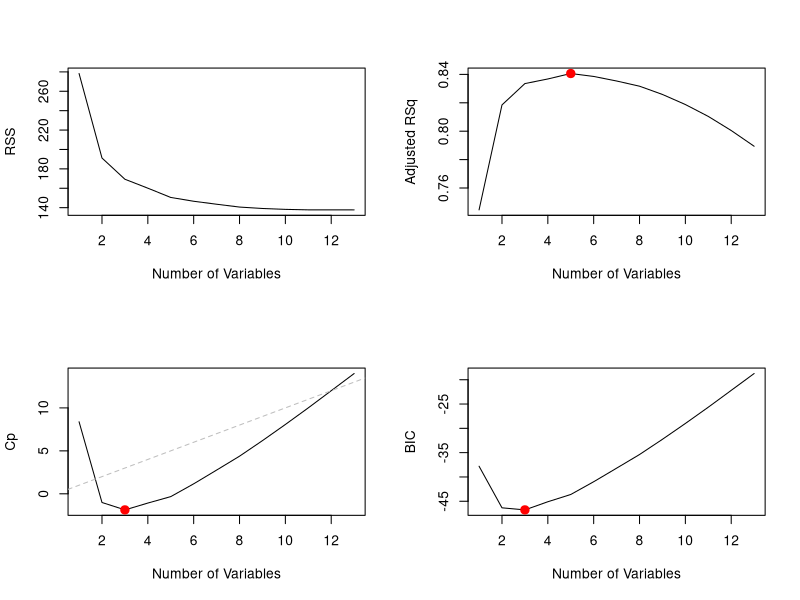
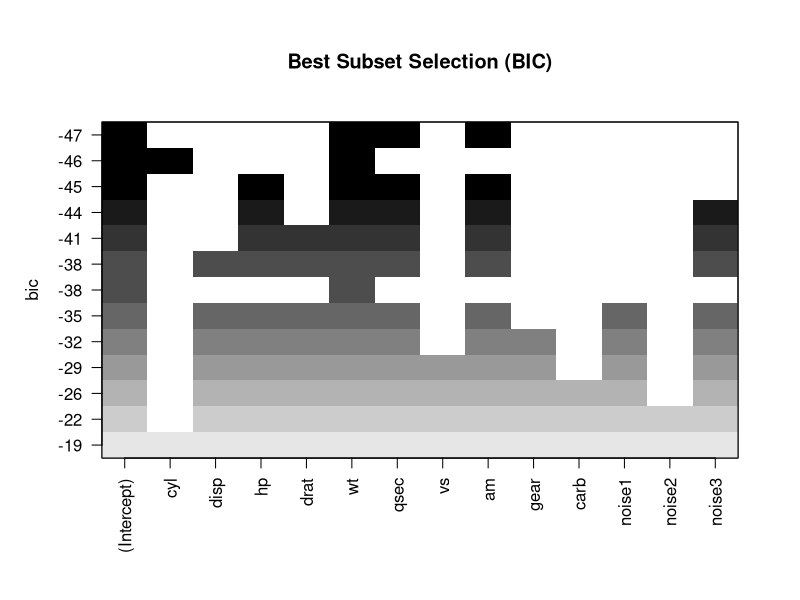

The R source for these figures, in order:
## ---- chunk 1
knitr::opts_chunk$set(echo = TRUE, message = FALSE, warning = FALSE)
library(tidyverse)
library(leaps)    # 最佳子集筛选
library(MASS)     # 逐步回归
library(caret)    # 机器学习工具
set.seed(42)
## ---- chunk 2
# 加载数据
data(mtcars)

# 添加一些随机噪声变量
mtcars_noise <- mtcars %>%
  mutate(
    noise1 = rnorm(n()),
    noise2 = runif(n()),
    noise3 = rnorm(n(), mean = 10, sd = 5)
  )

# 查看数据概览
glimpse(mtcars_noise)
## ---- chunk 3
# 建立全模型（包含所有变量）
full_model <- lm(mpg ~ ., data = mtcars_noise)

# 进行后向逐步回归
# trace = 0 不显示过程，trace = 1 显示详细过程
step_backward <- step(full_model, direction = "backward", trace = 0)

# 查看最终模型
summary(step_backward)
## ---- chunk 4
# 建立空模型
null_model <- lm(mpg ~ 1, data = mtcars_noise)

# 进行前向逐步回归
step_forward <- step(null_model, 
                     scope = list(lower = null_model, upper = full_model),
                     direction = "forward", 
                     trace = 0)

summary(step_forward)
## ---- chunk 5
step_both <- step(null_model, 
                  scope = list(lower = null_model, upper = full_model),
                  direction = "both", 
                  trace = 0)

summary(step_both)
## ---- chunk 6
# 执行最佳子集选择
# nvmax: 最大允许的变量数
regfit_full <- regsubsets(mpg ~ ., data = mtcars_noise, nvmax = 13)
reg_summary <- summary(regfit_full)

# 查看摘要结构
names(reg_summary)
## ---- chunk 7
par(mfrow = c(2, 2))

# 1. RSS
plot(reg_summary$rss, xlab = "Number of Variables", ylab = "RSS", type = "l")

# 2. Adjusted R2
plot(reg_summary$adjr2, xlab = "Number of Variables", ylab = "Adjusted RSq", type = "l")
# 标记最大点
max_adjr2 <- which.max(reg_summary$adjr2)
points(max_adjr2, reg_summary$adjr2[max_adjr2], col = "red", cex = 2, pch = 20)

# 3. Cp
plot(reg_summary$cp, xlab = "Number of Variables", ylab = "Cp", type = "l")
min_cp <- which.min(reg_summary$cp)
points(min_cp, reg_summary$cp[min_cp], col = "red", cex = 2, pch = 20)
abline(0, 1, lty = 2, col = "gray") # 理想线 Cp = p

# 4. BIC
plot(reg_summary$bic, xlab = "Number of Variables", ylab = "BIC", type = "l")
min_bic <- which.min(reg_summary$bic)
points(min_bic, reg_summary$bic[min_bic], col = "red", cex = 2, pch = 20)
## ---- chunk 8
# 查看 BIC 最小时的模型系数
coef(regfit_full, min_bic)
## ---- chunk 9
par(mfrow = c(1, 1))
plot(regfit_full, scale = "bic", main = "Best Subset Selection (BIC)")
## ---- chunk 10
# 1. 对数据进行标准化 (Z-score)
mtcars_scaled <- mtcars_noise %>%
  mutate(across(everything(), scale))

# 2. 拟合模型
# 假设我们要评估 wt, cyl, hp, disp 的相对重要性
model_scaled <- lm(mpg ~ wt + cyl + hp + disp + noise1, data = mtcars_scaled)

# 3. 提取系数并排序
library(broom)
tidy(model_scaled) %>%
  filter(term != "(Intercept)") %>%
  mutate(importance = abs(estimate)) %>%
  arrange(desc(importance)) %>%
  dplyr::select(term, estimate, importance)
